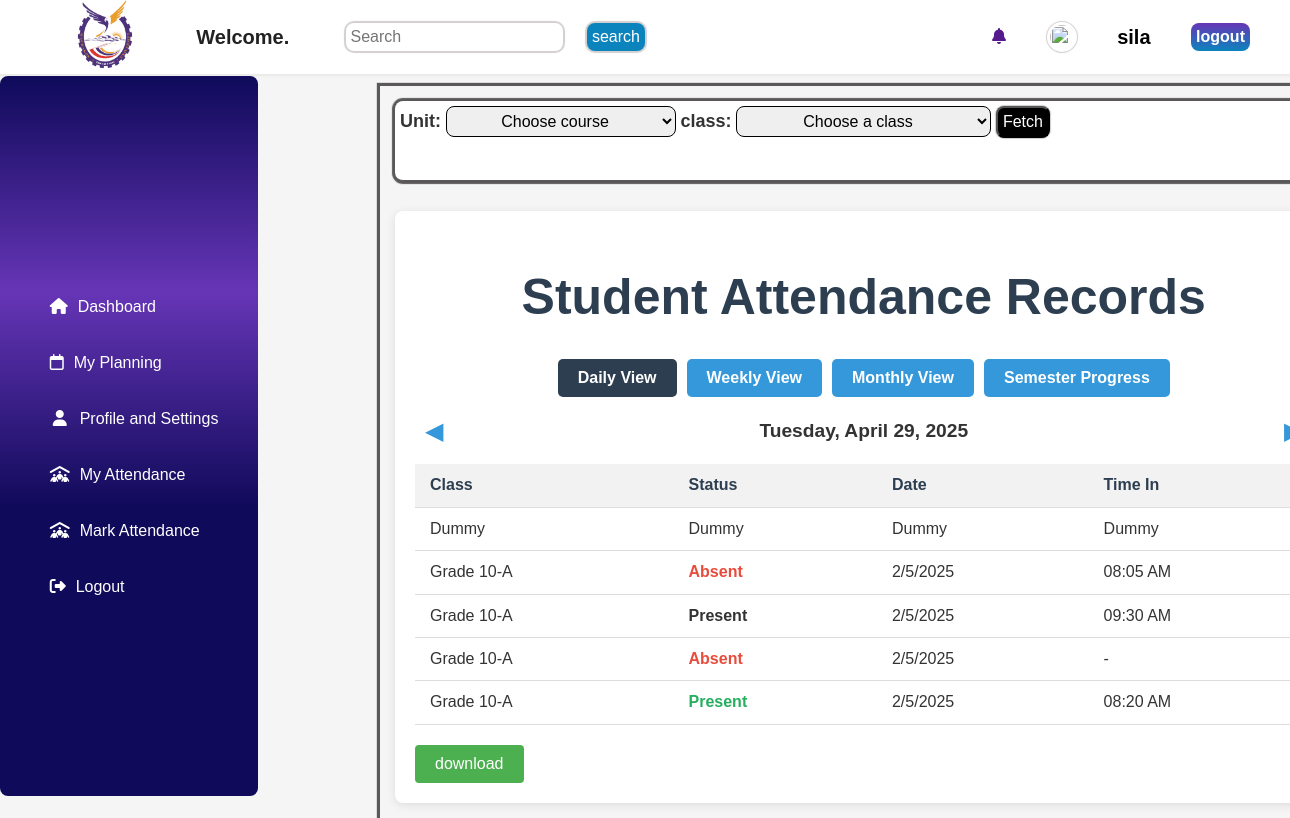
The app's page /myAttendance/j18-0982-2020/ (signed in), older data.
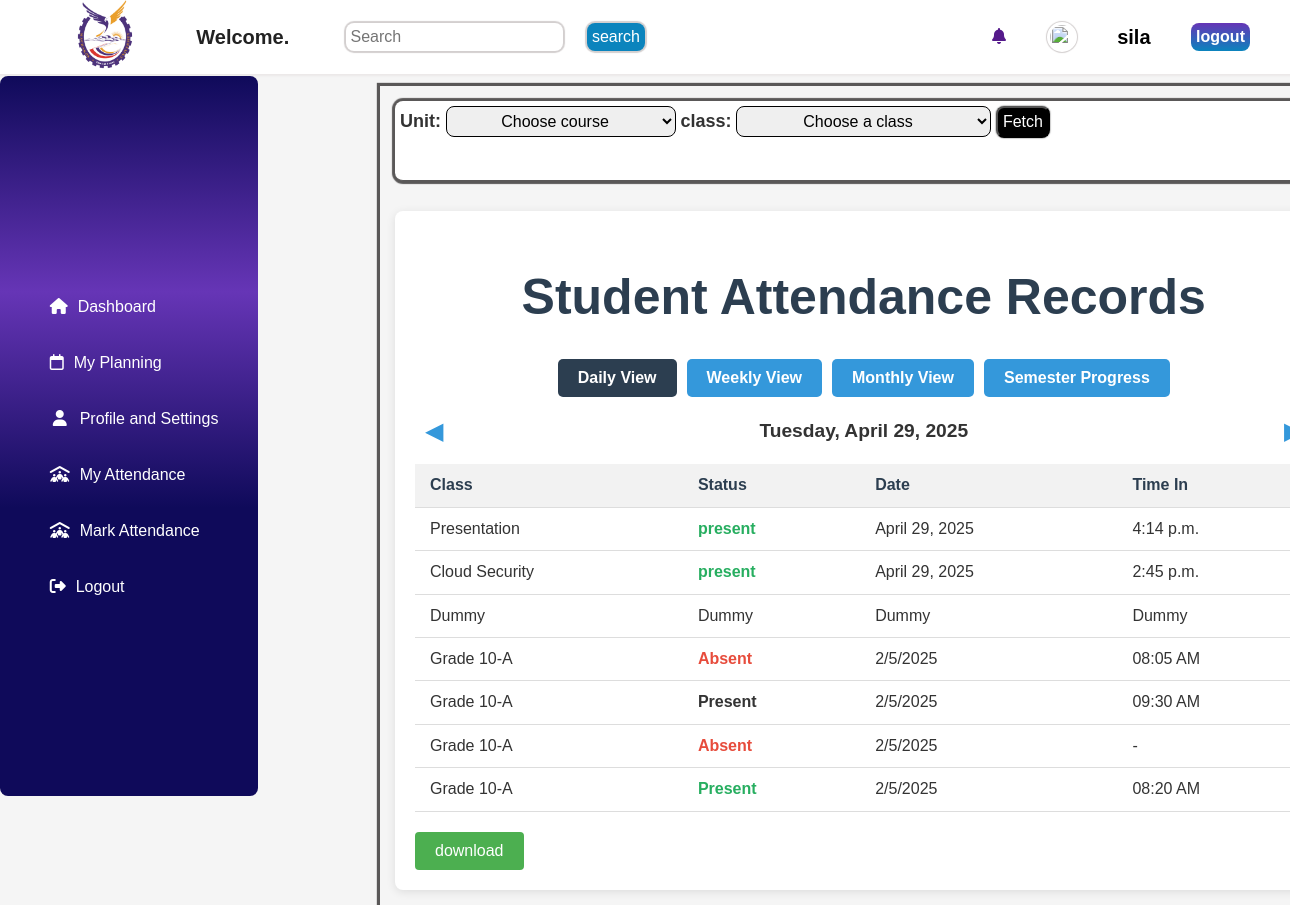
The same page, newer data.
### coreApp/models.py (models this page shows, shortened)
class Attendance(models.Model):
    student = models.ForeignKey(StudentProfile, on_delete=models.CASCADE)
    class_name = models.CharField(max_length=200)
    date = models.DateField(auto_now_add=True)
    time = models.TimeField(auto_now_add=True)
    status = models.CharField(max_length=20, choices=[
        ('present', 'Present'),
        ('absent', 'Absent'),
    ], default='absent')

### coreApp/views.py (the view)
# urls.py: path('myAttendance/<str:username>/', views.myAttendance, name='myAttendance'),
def myAttendance(request, username):
    student = get_object_or_404(StudentProfile, username=username)
    attendance_records = Attendance.objects.filter(
        student=student
    ).order_by('-date', '-time')  # Newest records first
    context = {
        'student': student,
        'attendance_records': attendance_records,
    }
    return render(request, 'myAttendance.html', context)

### templates/myAttendance.html (shortened to what this page needs)
{% extends 'base.html' %}
{% load static %}
{% block css %}
    <link rel="stylesheet" href="{% static 'css/myAttendance.css' %}">
{% endblock css %}
{% block content %}
    <div class="studentQueries">
        <div class="heading">
            <div class="filters">
                <form action="">
                <label for="course">Unit: </label>
                <select name="course" id="">
                    <option value="" selected>Choose course</option>
                </select>
                <label for="course">class: </label>
                <select name="course" id="">
                    <option value="">Choose a class</option>
                </select>
                 <button type="submit">Fetch</button>
                </form>
            </div>
        </div>
    <div class="container">
        <h1>Student Attendance Records</h1>
        <div class="view-options">
            <button class="view-btn active" id="daily-btn">Daily View</button>
            <button class="view-btn" id="weekly-btn">Weekly View</button>
            <button class="view-btn" id="monthly-btn">Monthly View</button>
            <button class="view-btn" id="semester-btn">Semester Progress</button>
        </div>
        <div class="date-navigation">
            <button class="nav-btn" id="prev-btn">&#9664;</button>
            <div class="current-period" id="current-period">Monday, May 15, 2023</div>
            <button class="nav-btn" id="next-btn">&#9654;</button>
        </div>
        <div id="daily-view">
            <table>
                <thead>
                    <tr>
                        <th>Class</th>
                        <th>Status</th>
                        <th>Date</th>
                        <th>Time In</th>
                    </tr>
                </thead>
                <tbody>
                    {% for record in attendance_records %}
                    <tr>
                        <td>{{record.class_name}}</td>
                        <td class="status-cell present">{{record.status}}</td>
                        <td>{{record.date}}</td>
                        <td>{{record.time}}</td>
                    </tr>
                    {% endfor %}
                    <tr>
                        <td>Dummy</td>
                        <td>Dummy</td>
                        <td>Dummy</td>
                        <td>Dummy</td>
                    </tr>
                    <tr>
                        <td>Grade 10-A</td>
                        <td class="status-cell absent">Absent</td>
                        <td>2/5/2025</td>
                        <td>08:05 AM</td>
                    </tr>
                    <tr>
                        <td>Grade 10-A</td>
                        <td class="status-cell Present">Present</td>
                        <td>2/5/2025</td>
                        <td>09:30 AM</td>
                    </tr>
                    <tr>
                        <td>Grade 10-A</td>
                        <td class="status-cell absent">Absent</td>
                        <td>2/5/2025</td>
                        <td>-</td>
                    </tr>
                    <tr>
                        <td>Grade 10-A</td>
                        <td class="status-cell present">Present</td>
                        <td>2/5/2025</td>
                        <td>08:20 AM</td>
                    </tr>
                </tbody>
            </table>
        </div>
        <button class="btn-download">download</button>
    </div>
</body>
</html>
{% endblock content %}

Row changes from the older to the newer data that the page shows:
added Attendance: class_name "Presentation", status "present", date "April 29, 2025", time "4:14 p.m."
added Attendance: class_name "Cloud Security", status "present", date "April 29, 2025", time "2:45 p.m."
